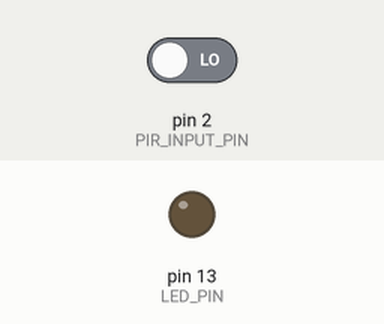
This sketch was run on a simulated Arduino Uno, built with avr-gcc and run on an emulated ATmega328P. Shown: output pins drawn as LEDs (lit = HIGH). The test bench sets the inputs (shaded band); at power-on: pin 2 (PIR_INPUT_PIN) LOW.

Above: at 0.1 s.
At 30.1 s:
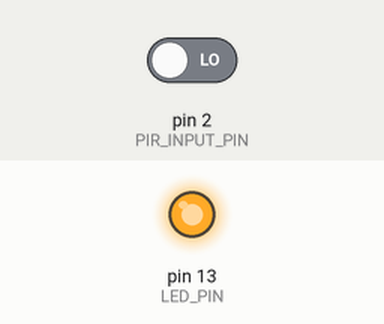
Timing chart, 0 to 31.6 s (numbered marks = the images above):
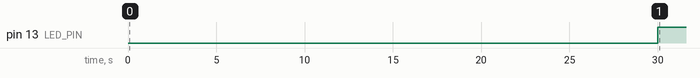

The sketch:

sensor.ino
```cpp
#define PIR_INPUT_PIN 2
#define LED_PIN 13
#define CALIBRATION_TIME 30

void setup()
{
  Serial.begin(9600);
  pinMode(PIR_INPUT_PIN, INPUT);
  pinMode(LED_PIN, OUTPUT);

  delay(CALIBRATION_TIME * 1000); // Delay for the calibration of the PIR
}


void loop()
{
  int val = 0;
  val = digitalRead(PIR_INPUT_PIN);
  if(val == LOW)
  {
    digitalWrite(LED_PIN, HIGH);
    // Function call for camera
  }
}
```

Measured:
- by itself, pin 13 (LED_PIN): LOW → HIGH at 30.0 s
